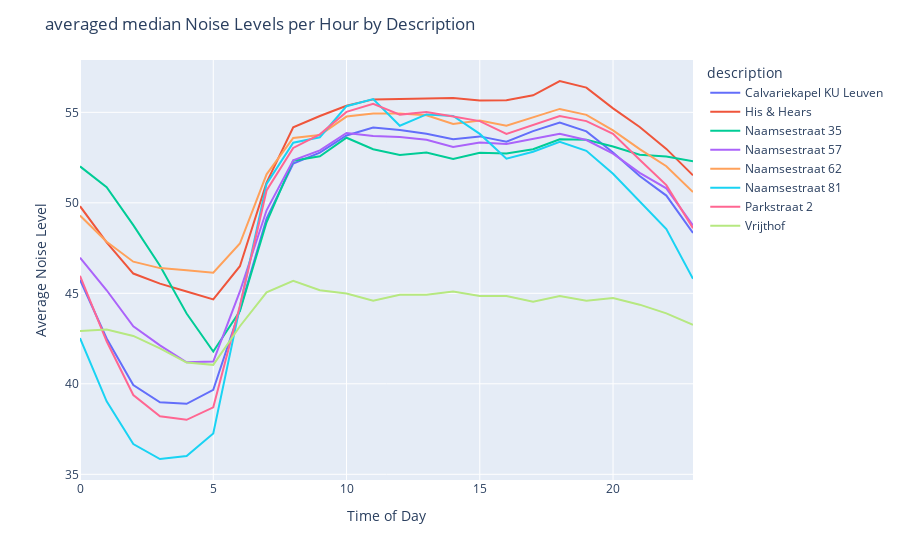

Source (notebook cell):
### Code cell
import plotly.express as px

hourly_avg_desc = df2.groupby(['hour', 'description'])['laf50_per_hour'].mean().reset_index()

fig = px.line(hourly_avg_desc, x='hour', y='laf50_per_hour', color='description')
fig.update_layout(
    title='averaged median Noise Levels per Hour by Description',
    xaxis_title='Time of Day',
    yaxis_title='Average Noise Level'
)
fig.show()

### Figure 1 — Plotly figure (JSON) as saved in the notebook; plotly's stock layout.template omitted (floating-point values rounded to 4 significant figures)
{"data": [{"hovertemplate": "description=Calvariekapel KU Leuven<br>hour=%{x}<br>laf50_per_hour=%{y}<extra></extra>", "legendgroup": "Calvariekapel KU Leuven", "line": {"color": "#636efa", "dash": "solid"}, "marker": {"symbol": "circle"}, "mode": "lines", "name": "Calvariekapel KU Leuven", "orientation": "v", "showlegend": true, "type": "scatter", "x": [0, 1, 2, 3, 4, 5, 6, 7, 8, 9, 10, 11, 12, 13, 14, 15, 16, 17, 18, 19, 20, 21, 22, 23], "xaxis": "x", "y": [45.75, 42.5, 39.93, 38.98, 38.89, 39.67, 44.09, 49.13, 52.18, 52.77, 53.72, 54.16, 54.02, 53.81, 53.52, 53.67, 53.38, 53.96, 54.44, 53.95, 52.78, 51.48, 50.4, 48.34], "yaxis": "y"}, {"hovertemplate": "description=His & Hears<br>hour=%{x}<br>laf50_per_hour=%{y}<extra></extra>", "legendgroup": "His & Hears", "line": {"color": "#EF553B", "dash": "solid"}, "marker": {"symbol": "circle"}, "mode": "lines", "name": "His & Hears", "orientation": "v", "showlegend": true, "type": "scatter", "x": [0, 1, 2, 3, 4, 5, 6, 7, 8, 9, 10, 11, 12, 13, 14, 15, 16, 17, 18, 19, 20, 21, 22, 23], "xaxis": "x", "y": [49.81, 47.82, 46.09, 45.54, 45.1, 44.66, 46.5, 51.12, 54.17, 54.8, 55.36, 55.71, 55.73, 55.77, 55.79, 55.65, 55.67, 55.94, 56.73, 56.36, 55.22, 54.19, 52.98, 51.52], "yaxis": "y"}, {"hovertemplate": "description=Naamsestraat 35<br>hour=%{x}<br>laf50_per_hour=%{y}<extra></extra>", "legendgroup": "Naamsestraat 35", "line": {"color": "#00cc96", "dash": "solid"}, "marker": {"symbol": "circle"}, "mode": "lines", "name": "Naamsestraat 35", "orientation": "v", "showlegend": true, "type": "scatter", "x": [0, 1, 2, 3, 4, 5, 6, 7, 8, 9, 10, 11, 12, 13, 14, 15, 16, 17, 18, 19, 20, 21, 22, 23], "xaxis": "x", "y": [52.01, 50.86, 48.77, 46.52, 43.88, 41.78, 44.03, 48.92, 52.33, 52.58, 53.6, 52.96, 52.64, 52.78, 52.42, 52.76, 52.73, 52.96, 53.51, 53.49, 53.11, 52.65, 52.56, 52.29], "yaxis": "y"}, {"hovertemplate": "description=Naamsestraat 57<br>hour=%{x}<br>laf50_per_hour=%{y}<extra></extra>", "legendgroup": "Naamsestraat 57", "line": {"color": "#ab63fa", "dash": "solid"}, "marker": {"symbol": "circle"}, "mode": "lines", "name": "Naamsestraat 57", "orientation": "v", "showlegend": true, "type": "scatter", "x": [0, 1, 2, 3, 4, 5, 6, 7, 8, 9, 10, 11, 12, 13, 14, 15, 16, 17, 18, 19, 20, 21, 22, 23], "xaxis": "x", "y": [46.97, 45.17, 43.17, 42.12, 41.19, 41.23, 45.1, 49.59, 52.35, 52.89, 53.86, 53.69, 53.64, 53.48, 53.09, 53.34, 53.25, 53.52, 53.82, 53.47, 52.72, 51.65, 50.8, 48.75], "yaxis": "y"}, {"hovertemplate": "description=Naamsestraat 62<br>hour=%{x}<br>laf50_per_hour=%{y}<extra></extra>", "legendgroup": "Naamsestraat 62", "line": {"color": "#FFA15A", "dash": "solid"}, "marker": {"symbol": "circle"}, "mode": "lines", "name": "Naamsestraat 62", "orientation": "v", "showlegend": true, "type": "scatter", "x": [0, 1, 2, 3, 4, 5, 6, 7, 8, 9, 10, 11, 12, 13, 14, 15, 16, 17, 18, 19, 20, 21, 22, 23], "xaxis": "x", "y": [49.3, 47.85, 46.75, 46.39, 46.27, 46.14, 47.75, 51.57, 53.59, 53.74, 54.77, 54.94, 54.93, 54.84, 54.35, 54.55, 54.27, 54.71, 55.19, 54.86, 54.01, 52.96, 52.02, 50.59], "yaxis": "y"}, {"hovertemplate": "description=Naamsestraat 81<br>hour=%{x}<br>laf50_per_hour=%{y}<extra></extra>", "legendgroup": "Naamsestraat 81", "line": {"color": "#19d3f3", "dash": "solid"}, "marker": {"symbol": "circle"}, "mode": "lines", "name": "Naamsestraat 81", "orientation": "v", "showlegend": true, "type": "scatter", "x": [0, 1, 2, 3, 4, 5, 6, 7, 8, 9, 10, 11, 12, 13, 14, 15, 16, 17, 18, 19, 20, 21, 22, 23], "xaxis": "x", "y": [42.53, 39.03, 36.67, 35.85, 36.02, 37.26, 44.25, 51.05, 53.32, 53.62, 55.34, 55.73, 54.26, 54.88, 54.8, 53.81, 52.44, 52.82, 53.38, 52.88, 51.6, 50.07, 48.55, 45.8], "yaxis": "y"}, {"hovertemplate": "description=Parkstraat 2<br>hour=%{x}<br>laf50_per_hour=%{y}<extra></extra>", "legendgroup": "Parkstraat 2", "line": {"color": "#FF6692", "dash": "solid"}, "marker": {"symbol": "circle"}, "mode": "lines", "name": "Parkstraat 2", "orientation": "v", "showlegend": true, "type": "scatter", "x": [0, 1, 2, 3, 4, 5, 6, 7, 8, 9, 10, 11, 12, 13, 14, 15, 16, 17, 18, 19, 20, 21, 22, 23], "xaxis": "x", "y": [45.97, 42.35, 39.38, 38.21, 38.01, 38.7, 44.31, 50.69, 53.03, 53.79, 55.02, 55.48, 54.87, 55.02, 54.78, 54.51, 53.81, 54.3, 54.79, 54.51, 53.81, 52.38, 50.98, 48.6], "yaxis": "y"}, {"hovertemplate": "description=Vrijthof<br>hour=%{x}<br>laf50_per_hour=%{y}<extra></extra>", "legendgroup": "Vrijthof", "line": {"color": "#B6E880", "dash": "solid"}, "marker": {"symbol": "circle"}, "mode": "lines", "name": "Vrijthof", "orientation": "v", "showlegend": true, "type": "scatter", "x": [0, 1, 2, 3, 4, 5, 6, 7, 8, 9, 10, 11, 12, 13, 14, 15, 16, 17, 18, 19, 20, 21, 22, 23], "xaxis": "x", "y": [42.91, 43.0, 42.65, 41.95, 41.17, 41.05, 43.18, 45.05, 45.69, 45.17, 44.99, 44.59, 44.92, 44.92, 45.1, 44.85, 44.86, 44.54, 44.85, 44.59, 44.75, 44.37, 43.89, 43.26], "yaxis": "y"}], "layout": {"legend": {"title": {"text": "description"}, "tracegroupgap": 0}, "margin": {"t": 60}, "title": {"text": "averaged median Noise Levels per Hour by Description"}, "xaxis": {"anchor": "y", "domain": [0, 1], "title": {"text": "Time of Day"}}, "yaxis": {"anchor": "x", "domain": [0, 1], "title": {"text": "Average Noise Level"}}}}
